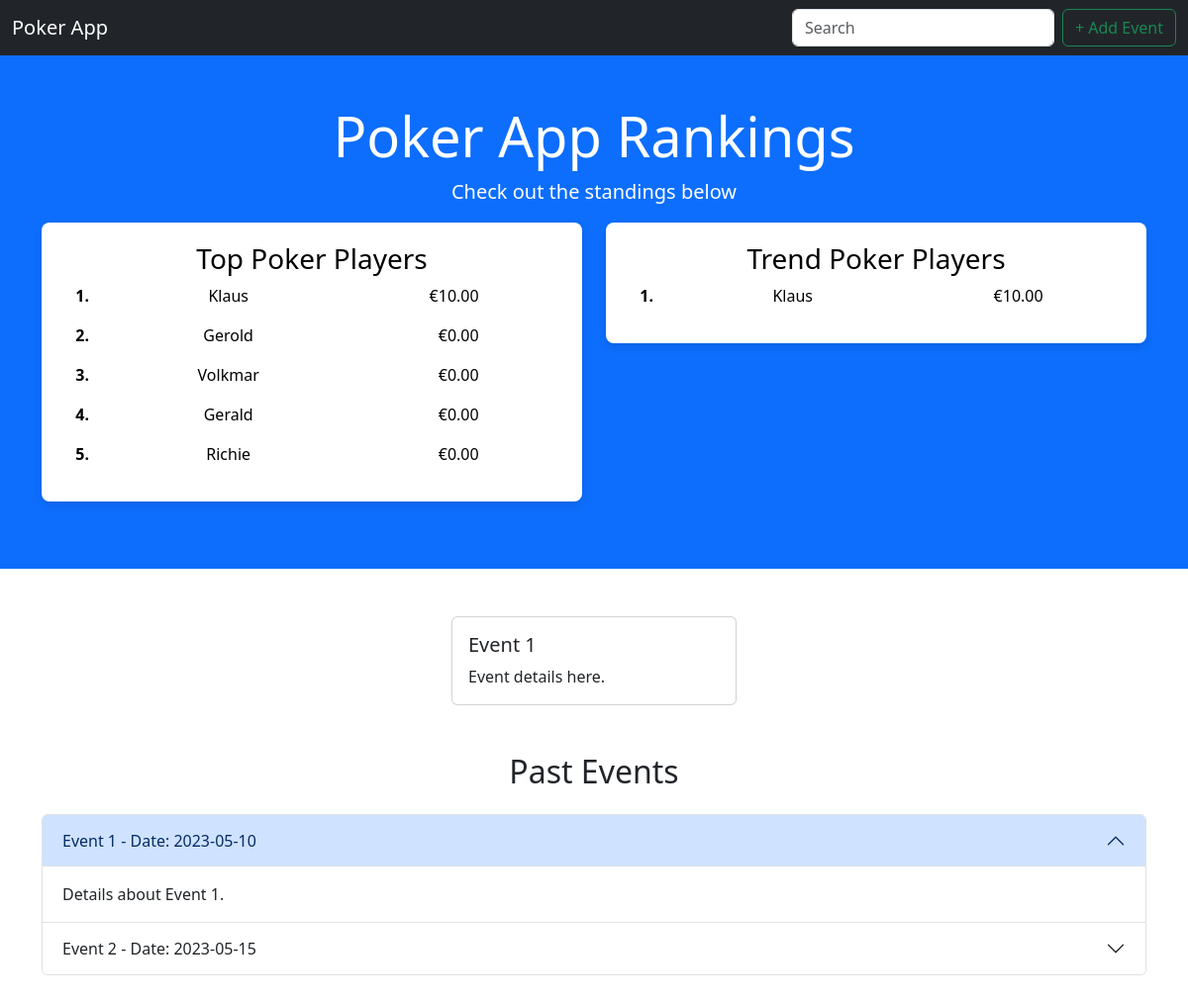
The app's page /, older data.
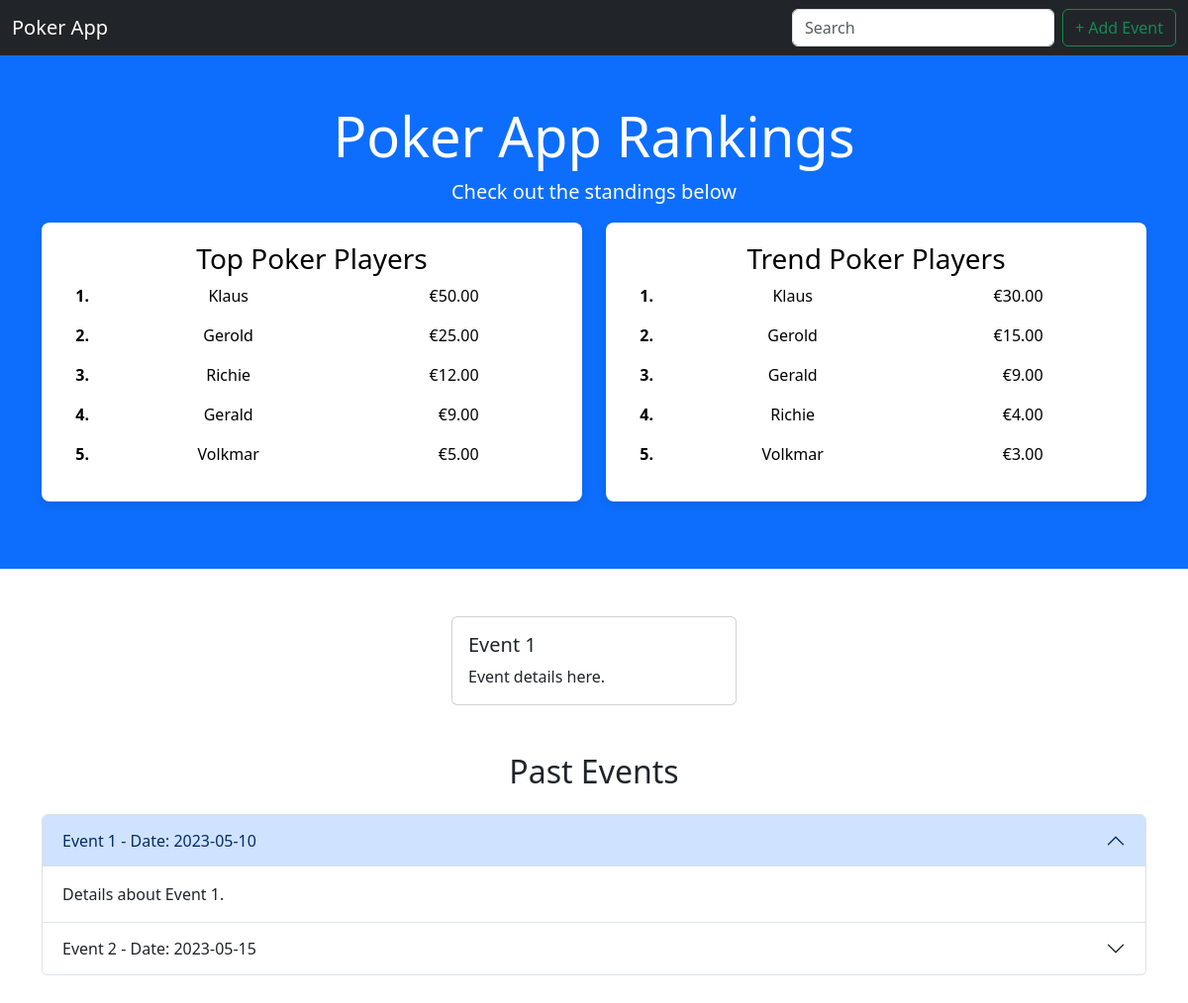
The same page, newer data.
### poker_data/models.py (models this page shows, shortened)
class Player(models.Model):
    name = models.CharField(max_length=100)
    founding_member = models.BooleanField(default=False)
    first_participation = models.DateField(blank=True, null=True)
    total_earnings = models.DecimalField(max_digits=10, decimal_places=2, default=0)

### poker_events/views.py (the view)
# urls.py: 2. Add a URL to urlpatterns:  path('', views.home, name='home')
def home(request):
    top_players = Player.objects.all().order_by('-total_earnings')
    recent_events = Event.objects.order_by('-date')[:3]
    trend_players = (
        Player.objects.filter(event_participations__event__in=recent_events)
        .annotate(total_trend_earnings=Sum('event_participations__earnings', filter=Q(event_participations__event__in=recent_events)))
        .order_by('-total_trend_earnings')
    )
    if not trend_players.exists():
        trend_players = top_players
    return render(request, 'home.html', {
        'top_players': top_players,
        'trend_players': trend_players,
    })

### templates/home.html (shortened to what the changed rows need)
<!DOCTYPE html>
<html lang="en">
  <head>
    <link href="https://cdn.jsdelivr.net/npm/bootstrap@5.3.0/dist/css/bootstrap.min.css" rel="stylesheet" />
  </head>
  <body>
    <section class="bg-primary text-white text-center py-5">
      <div class="container">
        <h1 class="display-4">Poker App Rankings</h1>
        <div class="row text-black">
          <div class="col-md-6">
            <div class="ranking-card">
              <ol class="list-unstyled">
                {% for player in top_players %}
                  <li class="d-flex justify-content-start align-items-center mb-3">
                    <div class="rank col-1">
                      <strong>{{ forloop.counter }}.</strong>
                    </div>
                    <div class="player-name col-6">{{ player.name }}</div>
                    <div class="earnings col-3 text-end">€{{ player.total_earnings|floatformat:2 }}</div>
                  </li>
                {% endfor %}
              </ol>
            </div>
          </div>
          <div class="col-md-6">
            <div class="ranking-card">
              <ol class="list-unstyled">
                {% for player in trend_players %}
                  <li class="d-flex justify-content-start align-items-center mb-3">
                    <div class="rank col-1">
                      <strong>{{ forloop.counter }}.</strong>
                    </div>
                    <div class="player-name col-6">{{ player.name }}</div>
                    <div class="earnings col-3 text-end">€{{ player.total_trend_earnings|floatformat:2 }}</div>
                  </li>
                {% endfor %}
              </ol>
            </div>
          </div>
        </div>
      </div>
    </section>
    <section class="container my-5">
      <h2 class="text-center mb-4">Past Events</h2>
      <div class="accordion" id="pastEventsAccordion">
        <div class="accordion-item">
          <h2 class="accordion-header" id="headingOne"><button class="accordion-button" type="button" data-bs-toggle="collapse" data-bs-target="#collapseOne" aria-expanded="true" aria-controls="collapseOne">Event 1 - Date: 2023-05-10</button></h2>
        </div>
        <div class="accordion-item">
          <h2 class="accordion-header" id="headingTwo"><button class="accordion-button collapsed" type="button" data-bs-toggle="collapse" data-bs-target="#collapseTwo" aria-expanded="false" aria-controls="collapseTwo">Event 2 - Date: 2023-05-15</button></h2>
        </div>
      </div>
    </section>
  </body>
</html>

Row changes from the older to the newer data that the page shows:
changed Player "Klaus": total_earnings "10.00" → "50.00"; total_trend_earnings "10.00" → "30.00"
now on one of the page's lists (row edited): Player: name "Gerold", total_trend_earnings "15.00"
changed Player "Gerold": total_earnings "0.00" → "25.00"
now on one of the page's lists (row edited): Player: name "Richie", total_trend_earnings "4.00"
changed Player "Richie": total_earnings "0.00" → "12.00"; moves up the list
now on one of the page's lists (row edited): Player: name "Gerald", total_trend_earnings "9.00"
changed Player "Gerald": total_earnings "0.00" → "9.00"; moves down the list
now on one of the page's lists (row edited): Player: name "Volkmar", total_trend_earnings "3.00"
changed Player "Volkmar": total_earnings "0.00" → "5.00"
